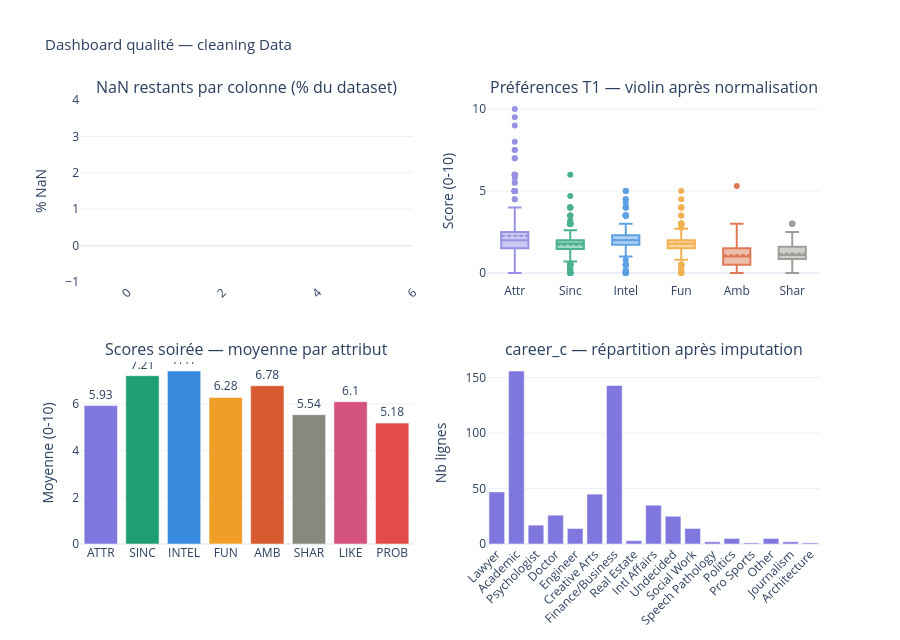

Here is the notebook cell this chart was saved with:
### Code cell
# =============================================================================
# RAPPORT QUALITÉ VISUEL
# =============================================================================
print("\n" + "─" * 65)
print("RAPPORT QUALITÉ FINAL")
print("─" * 65)
 
nan_after = df.isnull().sum()
nan_rpt = pd.DataFrame({"Avant cleaning": nan_before, "Apres cleaning": nan_after})
nan_rpt = nan_rpt[(nan_rpt["Avant cleaning"] > 0) | (nan_rpt["Apres cleaning"] > 0)].copy()
nan_rpt["Réduction"] = nan_rpt["Avant cleaning"] - nan_rpt["Apres cleaning"]
nan_rpt["% restant"] = (nan_rpt["Apres cleaning"] / len(df) * 100).round(1)
 
print("\nBilan NaN avant - après cleaning :")
print(nan_rpt.to_string())
 
analytic_cols = SCORE_SELF + SCORE_OTHER + PREF_COLS + ["age","race","samerace","int_corr","goal"]
nan_analytic = df[[c for c in analytic_cols if c in df.columns]].isnull().sum().sum()
print(f"\nNaN colonnes analytiques  : {nan_analytic}")
print(f"NaN total dataset         : {df.isnull().sum().sum():,}")
 
# Dashboard 4 graphiques
fig_dash = make_subplots(
    rows=2, cols=2,
    subplot_titles=[
        "NaN restants par colonne (% du dataset)",
        "Préférences T1 — violin après normalisation",
        "Scores soirée — moyenne par attribut",
        "career_c — répartition après imputation",
    ],
    vertical_spacing=0.18, horizontal_spacing=0.10,
)
 
# 1. NaN restants
nan_plot = nan_after[nan_after > 0].sort_values(ascending=False)
pct_plot = (nan_plot / len(df) * 100).round(1)
fig_dash.add_trace(go.Bar(
    x=nan_plot.index, y=pct_plot.values, showlegend=False,
    marker_color=[PALETTE["bad"] if v > 30 else PALETTE["warn"] if v > 5
                  else PALETTE["ok"] for v in pct_plot.values],
    text=pct_plot.astype(str) + "%", textposition="outside",
), row=1, col=1)
 
# 2. Violin préférences T1
pref_short = {"attr1_1":"Attr","sinc1_1":"Sinc","intel1_1":"Intel",
              "fun1_1":"Fun","amb1_1":"Amb","shar1_1":"Shar"}
for col, clr in zip(PREF_COLS, COLORS):
    fig_dash.add_trace(go.Box(
        y=df[col], name=pref_short.get(col, col),
        marker_color=clr, boxmean=True,
         showlegend=False, opacity=0.8,
    ), row=1, col=2)
 
# 3. Moyennes scores soirée
score_means = df[SCORE_SELF].mean().round(2).reset_index()
score_means.columns = ["attr","mean"]
score_means["attr_up"] = score_means["attr"].str.upper()
fig_dash.add_trace(go.Bar(
    x=score_means["attr_up"], y=score_means["mean"],
    marker_color=COLORS, showlegend=False,
    text=score_means["mean"], textposition="outside",
), row=2, col=1)
 
# 4. Career_c
career_cnt = df["career_c"].value_counts().sort_index().reset_index()
career_cnt.columns = ["code","count"]
career_cnt["label"] = career_cnt["code"].map(career_map).fillna("Other")
fig_dash.add_trace(go.Bar(
    x=career_cnt["label"], y=career_cnt["count"],
    marker_color=PALETTE["purple"], showlegend=False,
), row=2, col=2)
 
fig_dash.update_layout(
    title="Dashboard qualité — cleaning Data",
    height=640, plot_bgcolor="white", title_font_size=15,
)
fig_dash.update_xaxes(tickangle=-45, row=1, col=1)
fig_dash.update_xaxes(tickangle=-45, row=2, col=2)
fig_dash.update_yaxes(title_text="% NaN", row=1, col=1)
fig_dash.update_yaxes(title_text="Score (0-10)", row=1, col=2)
fig_dash.update_yaxes(title_text="Moyenne (0-10)", row=2, col=1)
fig_dash.update_yaxes(title_text="Nb lignes", row=2, col=2)
fig_dash.show()

### Figure 1 — Plotly figure (JSON) as saved in the notebook; plotly's stock layout.template omitted (floating-point values rounded to 4 significant figures; data arrays with more than 128 entries replaced by an {"elided": "..."} marker saying what was removed)
{"data": [{"marker": {"color": []}, "showlegend": false, "text": [], "textposition": "outside", "type": "bar", "x": [], "xaxis": "x", "y": [], "yaxis": "y"}, {"boxmean": true, "marker": {"color": "#7F77DD"}, "name": "Attr", "opacity": 0.8, "showlegend": false, "type": "box", "xaxis": "x2", "y": {"elided": "541 float values"}, "yaxis": "y2"}, {"boxmean": true, "marker": {"color": "#1D9E75"}, "name": "Sinc", "opacity": 0.8, "showlegend": false, "type": "box", "xaxis": "x2", "y": {"elided": "541 float values"}, "yaxis": "y2"}, {"boxmean": true, "marker": {"color": "#378ADD"}, "name": "Intel", "opacity": 0.8, "showlegend": false, "type": "box", "xaxis": "x2", "y": {"elided": "541 float values"}, "yaxis": "y2"}, {"boxmean": true, "marker": {"color": "#EF9F27"}, "name": "Fun", "opacity": 0.8, "showlegend": false, "type": "box", "xaxis": "x2", "y": {"elided": "541 float values"}, "yaxis": "y2"}, {"boxmean": true, "marker": {"color": "#D85A30"}, "name": "Amb", "opacity": 0.8, "showlegend": false, "type": "box", "xaxis": "x2", "y": {"elided": "541 float values"}, "yaxis": "y2"}, {"boxmean": true, "marker": {"color": "#888780"}, "name": "Shar", "opacity": 0.8, "showlegend": false, "type": "box", "xaxis": "x2", "y": {"elided": "541 float values"}, "yaxis": "y2"}, {"marker": {"color": ["#7F77DD", "#1D9E75", "#378ADD", "#EF9F27", "#D85A30", "#888780", "#D4537E", "#E24B4A"]}, "showlegend": false, "text": [5.93, 7.21, 7.41, 6.28, 6.78, 5.54, 6.1, 5.18], "textposition": "outside", "type": "bar", "x": ["ATTR", "SINC", "INTEL", "FUN", "AMB", "SHAR", "LIKE", "PROB"], "xaxis": "x3", "y": [5.93, 7.21, 7.41, 6.28, 6.78, 5.54, 6.1, 5.18], "yaxis": "y3"}, {"marker": {"color": "#7F77DD"}, "showlegend": false, "type": "bar", "x": ["Lawyer", "Academic", "Psychologist", "Doctor", "Engineer", "Creative Arts", "Finance/Business", "Real Estate", "Intl Affairs", "Undecided", "Social Work", "Speech Pathology", "Politics", "Pro Sports", "Other", "Journalism", "Architecture"], "xaxis": "x4", "y": [47, 156, 17, 26, 14, 45, 143, 3, 35, 25, 14, 2, 5, 1, 5, 2, 1], "yaxis": "y4"}], "layout": {"annotations": [{"font": {"size": 16}, "showarrow": false, "text": "NaN restants par colonne (% du dataset)", "x": 0.225, "xanchor": "center", "xref": "paper", "y": 1, "yanchor": "bottom", "yref": "paper"}, {"font": {"size": 16}, "showarrow": false, "text": "Préférences T1 — violin après normalisation", "x": 0.775, "xanchor": "center", "xref": "paper", "y": 1, "yanchor": "bottom", "yref": "paper"}, {"font": {"size": 16}, "showarrow": false, "text": "Scores soirée — moyenne par attribut", "x": 0.225, "xanchor": "center", "xref": "paper", "y": 0.41, "yanchor": "bottom", "yref": "paper"}, {"font": {"size": 16}, "showarrow": false, "text": "career_c — répartition après imputation", "x": 0.775, "xanchor": "center", "xref": "paper", "y": 0.41, "yanchor": "bottom", "yref": "paper"}], "height": 640, "plot_bgcolor": "white", "title": {"font": {"size": 15}, "text": "Dashboard qualité — cleaning Data"}, "xaxis": {"anchor": "y", "domain": [0, 0.45], "tickangle": -45}, "xaxis2": {"anchor": "y2", "domain": [0.55, 1]}, "xaxis3": {"anchor": "y3", "domain": [0, 0.45]}, "xaxis4": {"anchor": "y4", "domain": [0.55, 1], "tickangle": -45}, "yaxis": {"anchor": "x", "domain": [0.59, 1], "title": {"text": "% NaN"}}, "yaxis2": {"anchor": "x2", "domain": [0.59, 1], "title": {"text": "Score (0-10)"}}, "yaxis3": {"anchor": "x3", "domain": [0, 0.41], "title": {"text": "Moyenne (0-10)"}}, "yaxis4": {"anchor": "x4", "domain": [0, 0.41], "title": {"text": "Nb lignes"}}}}
